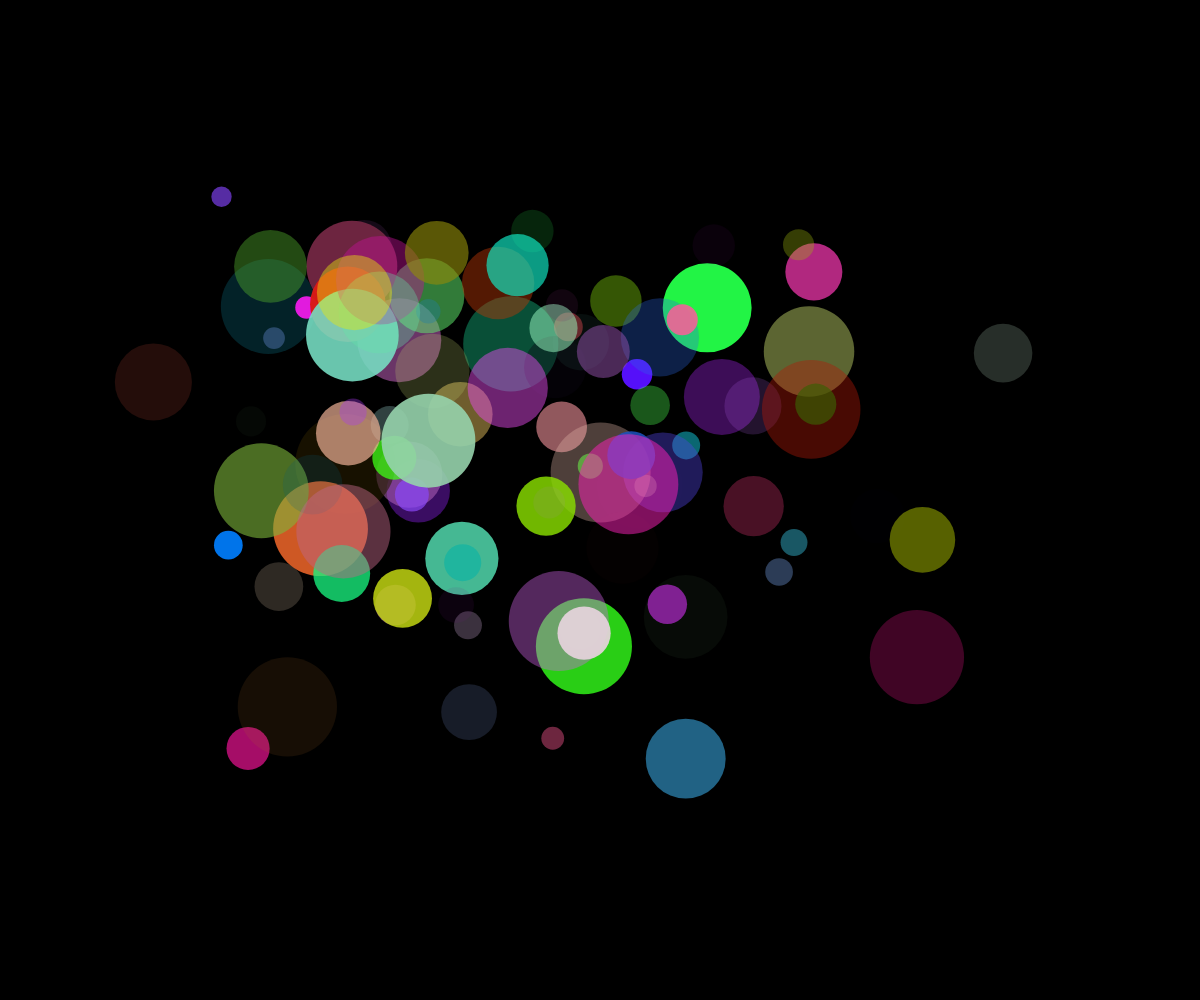
Frame 1 (no input)
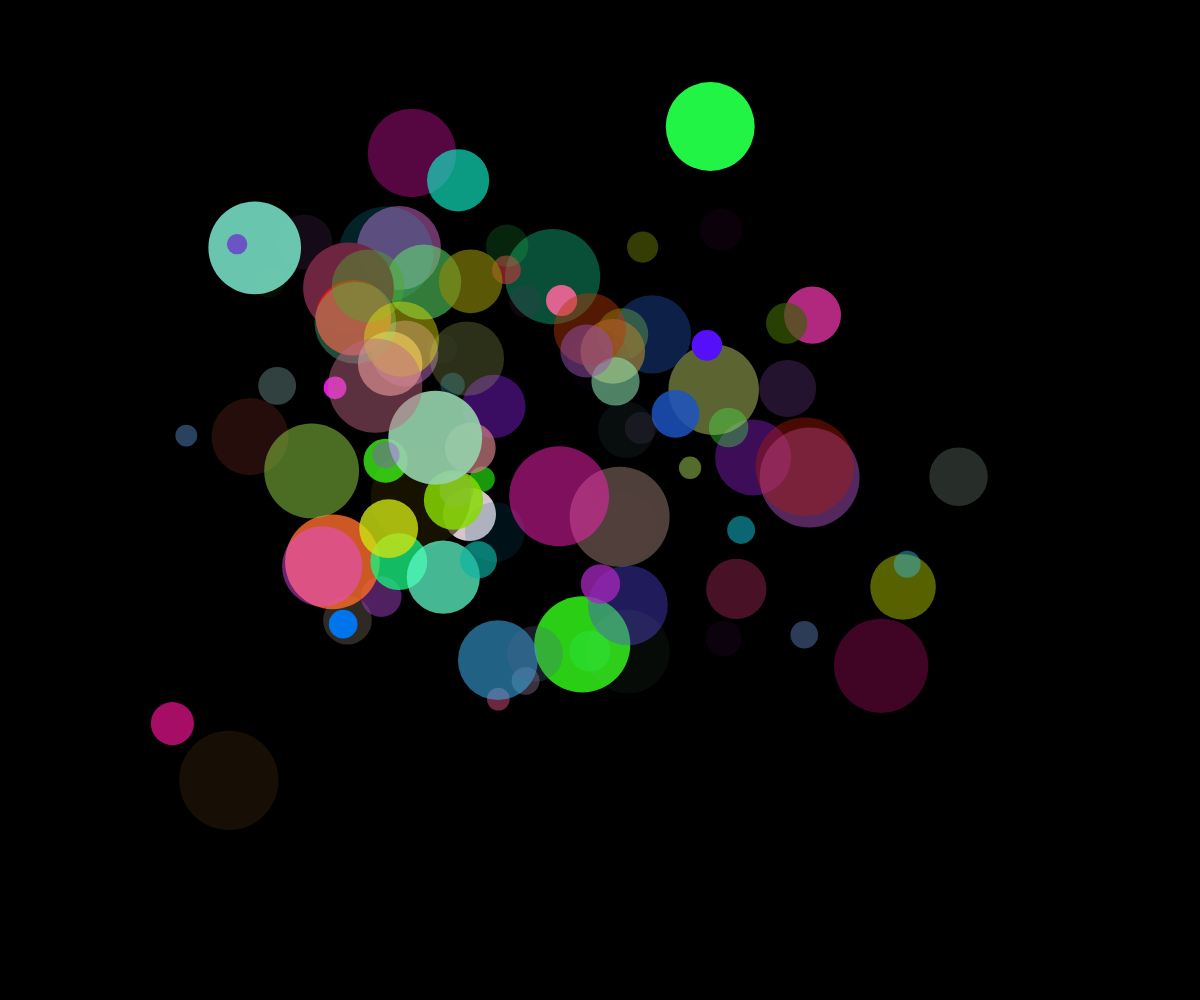
Frame 60 (no input)
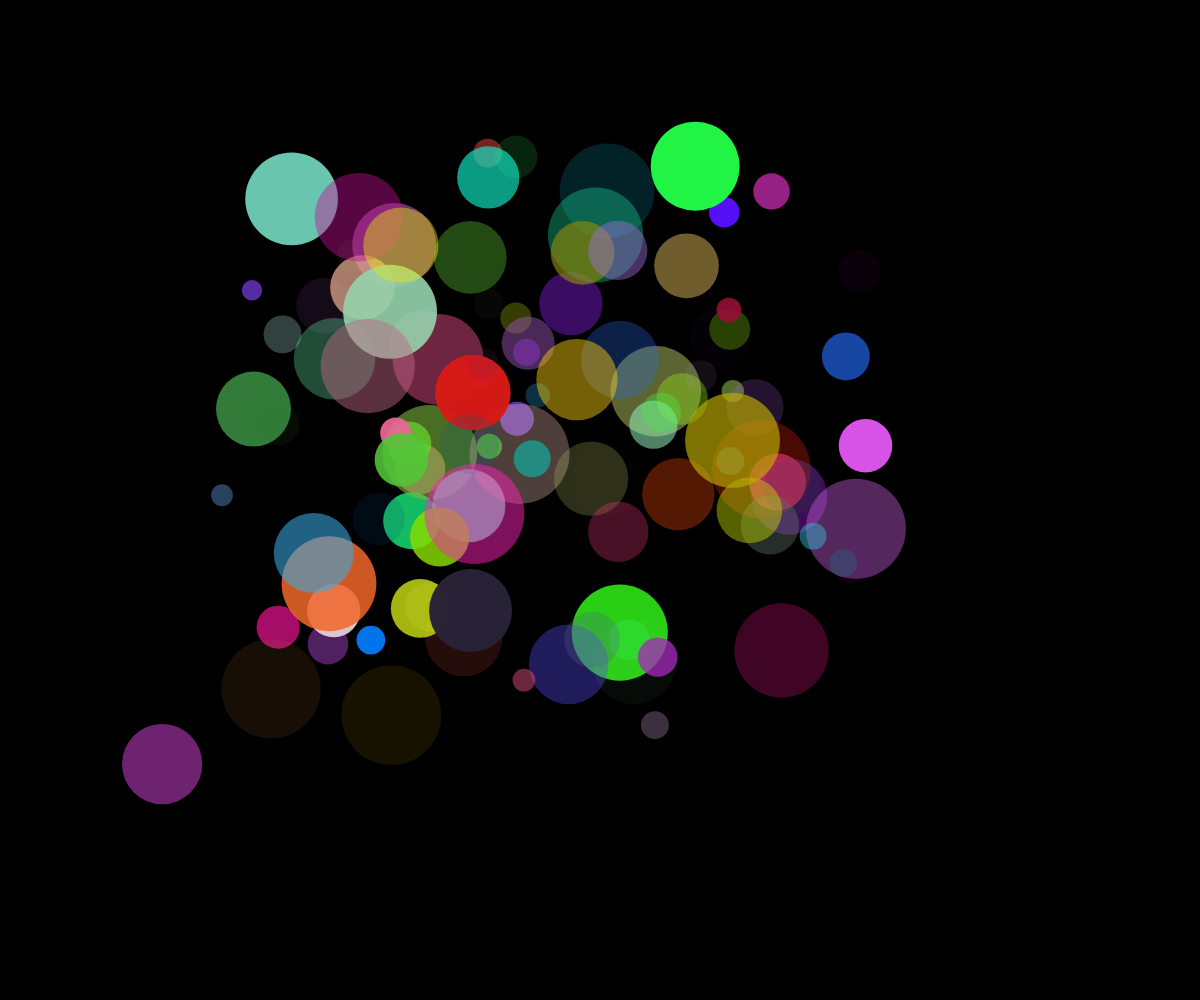
Frame 120 (the mouse pressed at the canvas centre since frame 60)

The p5.js sketch that drew these frames (run headless with seeded random() and noise() and a simulated clock; from frame 60 on, the mouse is pressed at the canvas centre):

// p5.js sketch
// ── sketch.js
// Ball Array Demo

let ballArray = [];

function setup() {
  noStroke();
  createCanvas(windowWidth, windowHeight);
  for (let i = 0; i <100; i++) {
    spawnBall();
  }
}

function draw() {
  background(0);
  
  for (let ball of ballArray) {
    fill(ball.ballColor);
    ball.x = noise(ball.time) * width;
    ball.y = noise(ball.time+100) * height;
    circle(ball.x, ball.y, ball.radius*2);
    ball.time += 0.003;
  }
}

function spawnBall() {
  let ball = {
    radius: random(10, 50),
    x: random(width),
    y: random(height),
    time: random(1000),
    ballColor: color(random(255), random(255), random(255), random(255))
  };
  ballArray.push(ball);
}

function mousePressed() {
  for (let i = 0; i <10; i++) {
    spawnBall();
  }
}
